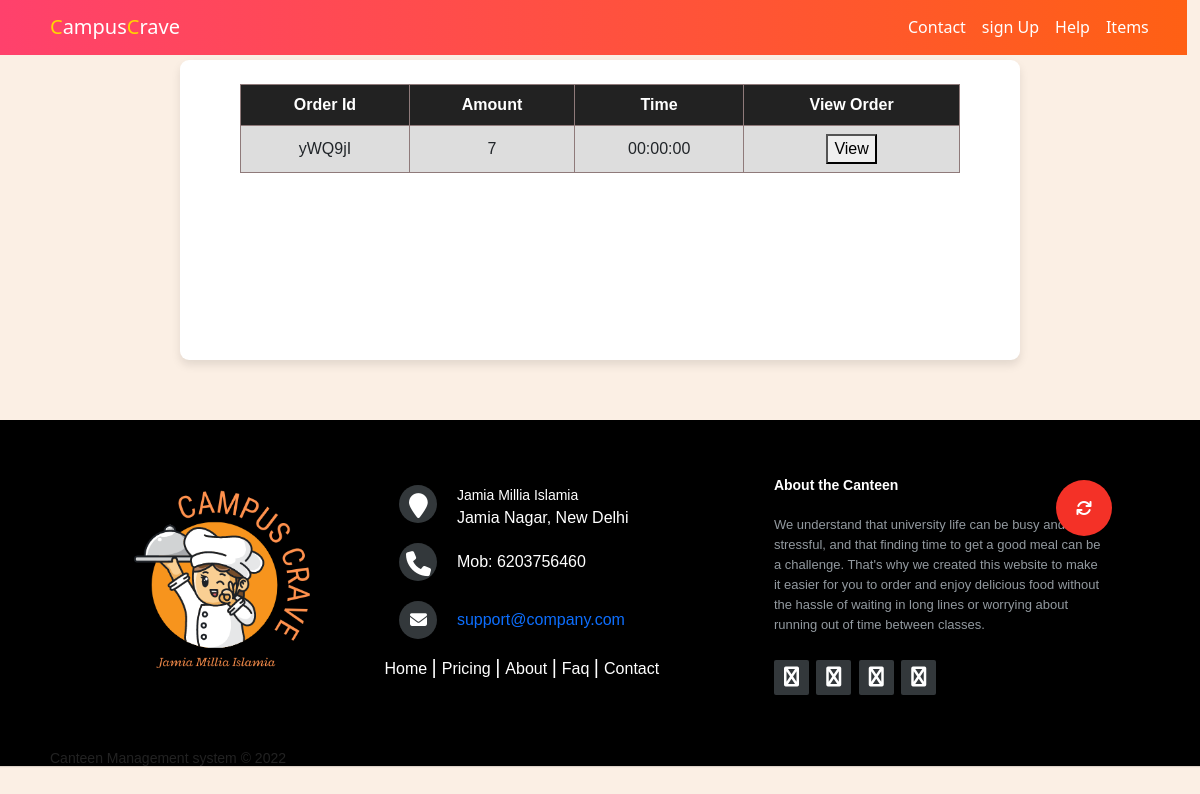
The app's page /canteen_order.php with its own data.
### canteen_order.php (the view, shortened to what this page needs)
<?php
function get(){
    @include 'config.php';
    $sql = "SELECT `order-list`.`order_id`,`order-list`.`time`,`order-list`.`amount` FROM `order-list` INNER JOIN `order-stack` ON `order-list`.`order_id` = `order-stack`.`order_id` order by `order-stack`.`log` desc";
    $result = $db->query($sql);
return $result;
}
?>
<!DOCTYPE html>
<html lang="en">
<head>
    <link href="https://cdn.jsdelivr.net/npm/bootstrap@5.2.0-beta1/dist/css/bootstrap.min.css" rel="stylesheet"
 />
    <link rel="stylesheet" href="https://cdnjs.cloudflare.com/ajax/libs/font-awesome/4.7.0/css/font-awesome.min.css">
    <link rel="stylesheet" href="Stylesheets/footer.css">
    <link rel="stylesheet" href="Stylesheets/navbar.css">
    <link rel="stylesheet" href="Stylesheets/canteen_page.css">
    <link rel="stylesheet" href="https://cdnjs.cloudflare.com/ajax/libs/font-awesome/6.1.1/css/all.min.css"
 />
</head>
<body>
    <nav class="navbar navbar-expand-lg navbar-dark">
    <a class="navbar-brand pageName" href="index.php"><span class="yellow">C</span>ampus<span
                class="yellow">C</span>rave </a>
        <div class="collapse navbar-collapse" id="navbarTogglerDemo01">
            <ul class="navbar-nav ms-auto">
                <li class="nav-item">
                    <a class="nav-link" href="#footer">Contact</a>
                </li>
                <li class="nav-item">
                    <a class="nav-link" id="signup" href="#signup" value="signup">sign Up</a>
                </li>
                <li class="nav-item">
                    <a class="nav-link" href="help.html">Help</a>
                </li>
                <li class="nav-item">
                    <a class="nav-link" href="canteen_page.php">Items</a>
                </li>
            </ul>
        </div>
    </nav>
    <div class="middle">
        <div class="item-list" id="orderlist">
                <?php $result = get();
                if ($result->num_rows > 0){?>
            <table>
                <tr>
                    <th>Order Id</th>
                    <th>Amount</th>
                    <th>Time</th>
                    <th>View Order</th>
                </tr>
                <?php while ($row = $result->fetch_assoc()) {?>
                <tr>
                    <td><?php echo $row['order_id'];?></td>
                    <td><?php echo $row['amount'];?></td>
                    <td><?php echo $row['time'];?></td>
                    <td><button  onclick="vieworder('<?php echo $row['order_id'];?>')">View</button></td>
                </tr>
                <?php } ?>
            </table>
            <?php } else{?>
            <h4>No Order &#9785;</h4>
            <?php }?>
        </div>
    </div>
<button class="open-button" onclick="refresh()"><i class="fa fa-refresh" aria-hidden="true"></i></button>
    <?php @include 'templates/footer.php'?>
</body>
</html>

### Stylesheets/navbar.css (style rules this page uses)
.navbar { background: linear-gradient(to right, #FF416C, #ff6014); position: fixed; width: 98.9vw; z-index: 1000; margin-top: -1px; }
.yellow { color: gold; }
.navbar-brand,.nav-link { color: #fff; font-weight: 500; }
.collapse { padding-right:30px ; }
.pageName { padding-left: 50px; }

### Stylesheets/canteen_page.css (style rules this page uses)
body { width: 100vw; background-color: #fbefe4; }
.middle { width: 100%; display: flex; }
.item-list { background-color: #fff; border-radius: 9px; box-shadow: 0 5px 10px rgb(0 0 0 / 10%); margin: 5% auto 5% auto; padding: 2% 5% 2% 5%; width: 70%; }
table { font-family: arial, sans-serif; border-collapse: collapse; width: 100%; }
th { background-color: #222222; color: #fff; }
.item-list td, th { border: 1px solid #8f7a7a; padding: 8px; text-align: center; }
.item-list tr:nth-child(even) { background-color: #dddddd; }
.open-button { background-color: #f43127; color: white; padding: 16px 20px; position: fixed; top: 60%; left: 88%; border: none; cursor: pointer; border-radius: 100%; }
#order-table td, th { padding: 8px; text-align: center; }
#orderlist { min-height: 300px; }

### records on screen
order-list: order_id "yWQ9jI", amount "7", time "00:00:00"
